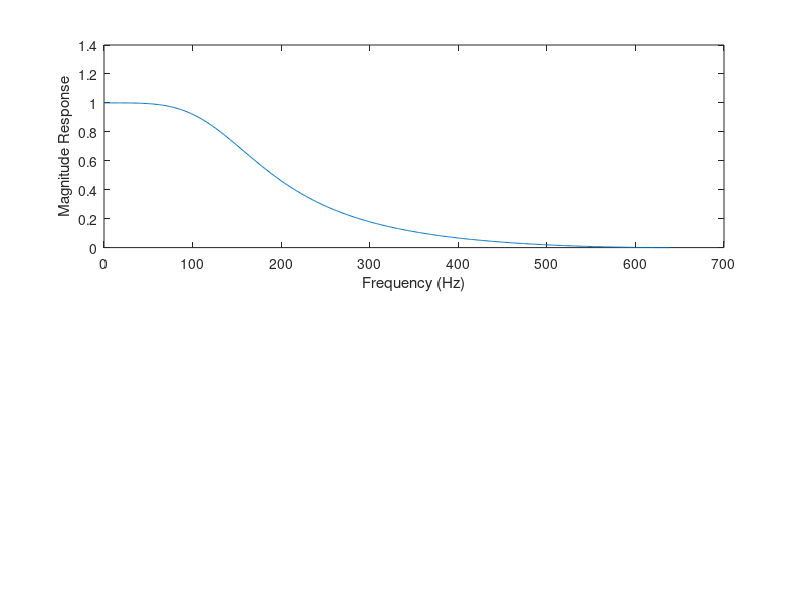

The MATLAB script that drew this image: (Note: this script raises an error after producing the figure.)
%%%Question: A lowpass,discrete time filter with butterworth characterstics
%%%is required to meet the following specs Prog 8B.2 page566
%%% 1)Cut off frquency=150 hz
%%% 2)Filter order=2
%%% 3)Sampling Frequency=1280 hz

%%% b)Magnitude-freq and group delay response of the filter using bilinear
%%% z transform method

N=2;                               %Filter Order
Fs=1280;                           %Sampling Frequency
FN=Fs/2;                           %?????
fc=150;                            %Cutoff frequency
Fc=fc/FN;                          %Normalized cutoff frequency

[b,a]=butter(N,Fc);                %Create digitalized analogue filter

subplot(2,1,1);
[h,f]=freqz(b,a,512,Fs);
plot(f,abs(h));
xlabel('Frequency (Hz)');
ylabel('Magnitude Response');

subplot('2,1,2');
zplane(b,a)